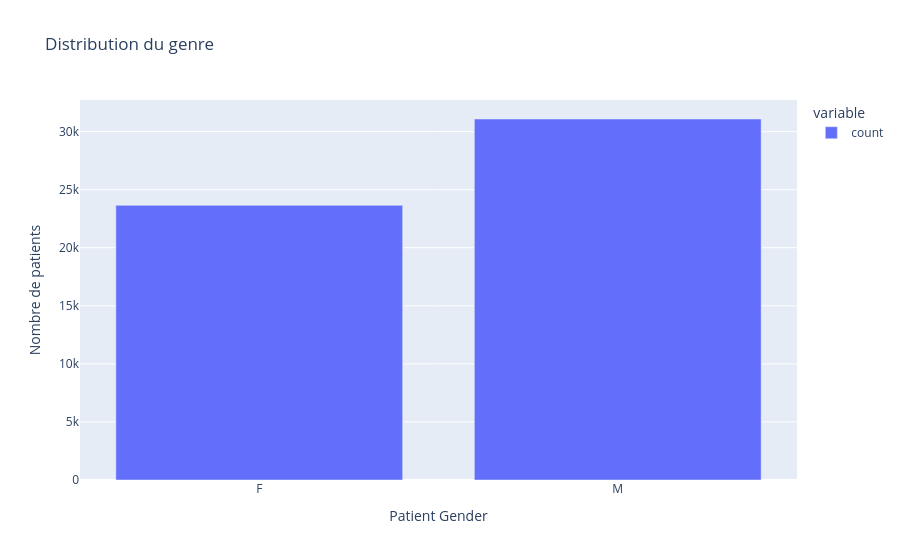

The notebook cell this image was saved under:
### Code cell
fig = px.bar(
    df["Patient Gender"].value_counts().sort_index(),
    title="Distribution du genre",
    labels={"value": "Nombre de patients", "index": "Genre"}
)

fig.show()

### Figure 1 — Plotly figure (JSON) as saved in the notebook; plotly's stock layout.template omitted (floating-point values rounded to 4 significant figures)
{"data": [{"hovertemplate": "variable=count<br>Patient Gender=%{x}<br>Nombre de patients=%{y}<extra></extra>", "legendgroup": "count", "marker": {"color": "#636efa", "pattern": {"shape": ""}}, "name": "count", "orientation": "v", "showlegend": true, "textposition": "auto", "type": "bar", "x": ["F", "M"], "xaxis": "x", "y": [23652, 31085], "yaxis": "y"}], "layout": {"barmode": "relative", "legend": {"title": {"text": "variable"}, "tracegroupgap": 0}, "title": {"text": "Distribution du genre"}, "xaxis": {"anchor": "y", "domain": [0, 1], "title": {"text": "Patient Gender"}}, "yaxis": {"anchor": "x", "domain": [0, 1], "title": {"text": "Nombre de patients"}}}}
